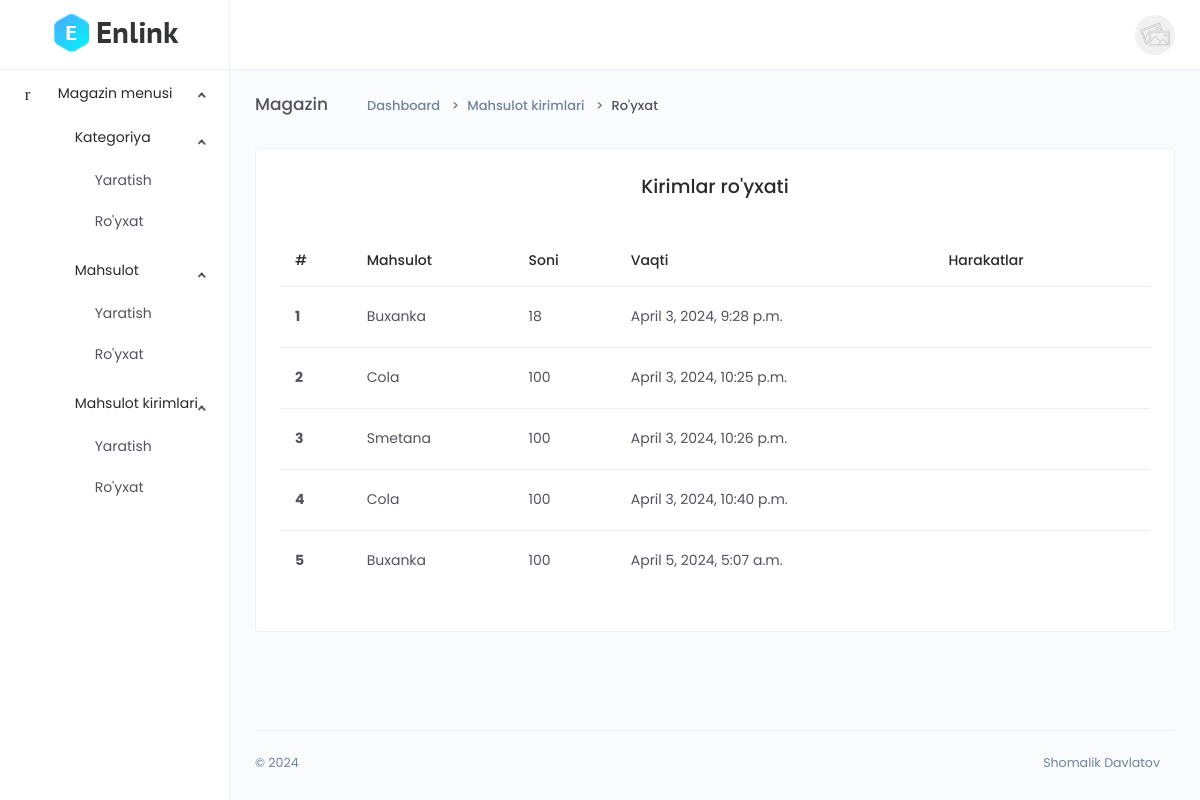
The page /dashboard/list-enter-product/ (signed in) on the database its author committed.
### main/models.py (models this page shows, shortened)
class CodeGenerate(models.Model):
    code = models.CharField(max_length=255, blank=True,unique=True)
    class Meta:
        abstract = True

class EnterProduct(CodeGenerate):
    product = models.ForeignKey(Product, on_delete=models.SET_NULL, null=True)
    quantity = models.PositiveIntegerField()
    date = models.DateTimeField(auto_now_add=True)

class Product(CodeGenerate):
    category = models.ForeignKey(Category, on_delete=models.CASCADE)
    name = models.CharField(max_length=255)
    body = models.TextField()
    price = models.DecimalField(decimal_places=2, max_digits=10)
    discount_price = models.DecimalField(decimal_places=2, max_digits=10, blank=True, null=True)
    banner_img = models.ImageField(upload_to='banner-img/')
    quantity = models.IntegerField()
    delivery = models.BooleanField(default=False)
    date = models.DateTimeField(auto_now_add=True)
    qrcode_img = models.ImageField(blank=True, upload_to='qrcode-img/')

### main/funcs.py (the view)
    def wrapper(request, *args, **kwargs):
        if request.user.is_authenticated and request.user.is_staff:
            result = func(request, *args, **kwargs)
        else:
            return redirect('front:index')
        return result

### main/dashboard/views.py (called while the page is built)
@staff_required
def list_enter_product(request):
    queryset = models.EnterProduct.objects.all()
    context = {
        'queryset':queryset
    }
    return render(request, 'dashboard/enter_product/list.html', context)

### main/funcs.py (called while the page is built)
def staff_required(func):
    def wrapper(request, *args, **kwargs):
        if request.user.is_authenticated and request.user.is_staff:
            result = func(request, *args, **kwargs)
        else:
            return redirect('front:index')
        return result
    return wrapper

### templates/dashboard/enter_product/list.html (shortened to what this page needs)
{% extends 'dashboard/base.html' %}
{% block content %}
<div class="main-content">
    <div class="page-header">
        <h2 class="header-title">Magazin</h2>
        <div class="header-sub-title">
            <nav class="breadcrumb breadcrumb-dash">
                <a href="#" class="breadcrumb-item"><i class="anticon anticon-home m-r-5"></i>Dashboard</a>
                <a class="breadcrumb-item" href="#">Mahsulot kirimlari</a>
                <span class="breadcrumb-item active">Ro'yxat</span>
            </nav>
        </div>
    </div>
    <div class="card">
        <div class="card-body">
            <div class="d-flex justify-content-around">
            <h4>Kirimlar ro'yxati</h4>
            </div>
            <div class="m-t-25">
                <div class="table-responsive">
                    <table class="table">
                        <thead>
                            <tr>
                                <th scope="col">#</th>
                                <th scope="col">Mahsulot</th>
                                <th scope="col">Soni</th>
                                <th scope="col">Vaqti</th>
                                <th scope="col">Harakatlar</th>
                            </tr>
                        </thead>
                        <tbody>
                            {% for q in queryset %}
                            <tr>
                                <th scope="row">{{forloop.counter}}</th>
                                <td>{{q.product.name}}</td>
                                <td>{{q.quantity}}</td>
                                <td>{{q.date}}</td>
                                <td>
                                    <a href="{% url 'dashboard:detail_enter_product' q.product.code %}" class="btn btn-icon btn-hover btn-sm btn-rounded">
                                        <i class="anticon anticon-eye"></i>
                                    </a>
                                    <a href="{% url 'dashboard:update_enter_product' q.code %}" class="btn btn-icon btn-hover btn-sm btn-rounded">
                                        <i class="anticon anticon-edit"></i>
                                    </a>
                                    <button type="button" class="btn btn-icon btn-hover btn-sm btn-rounded" data-toggle="modal" data-target=".bd-example-modal-sm{{forloop.counter}}">
                                        <i class="anticon anticon-delete"></i>
                                    </button>
                                </td>
                            </tr>
                            {% endfor %}
                        </tbody>
                    </table>
                </div>
            </div>
        </div>
    </div>
</div>
{% endblock %}

### rows shown on the page
EnterProduct: product.name "Buxanka", quantity "18", date "April 3, 2024, 9:28 p.m."
EnterProduct: product.name "Cola", quantity "100", date "April 3, 2024, 10:25 p.m."
EnterProduct: product.name "Smetana", quantity "100", date "April 3, 2024, 10:26 p.m."
EnterProduct: product.name "Cola", quantity "100", date "April 3, 2024, 10:40 p.m."
EnterProduct: product.name "Buxanka", quantity "100", date "April 5, 2024, 5:07 a.m."
